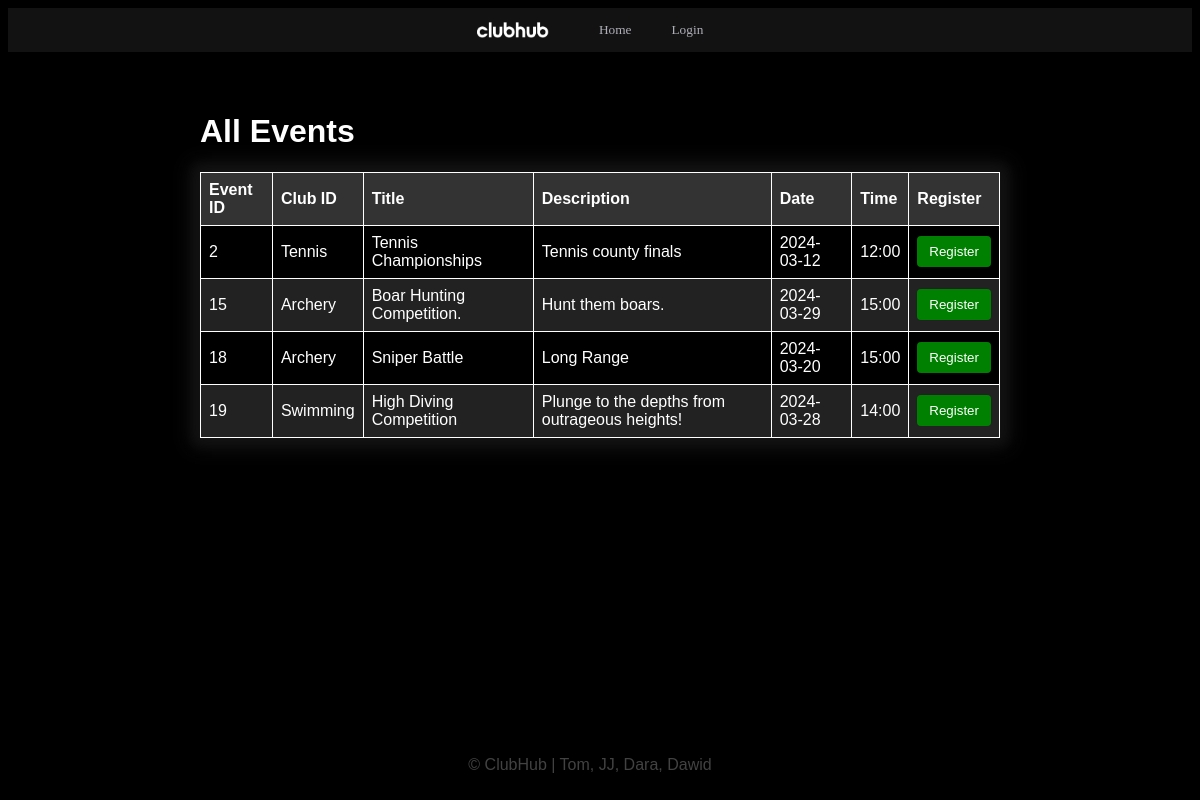
The app's page /view_events with its own data.
### tables this page shows
CREATE TABLE "Events" (
	EventID INTEGER PRIMARY KEY AUTOINCREMENT,
	ClubID INTEGER,
	Title VARCHAR(20),
	Description VARCHAR(30),
	ApprovalStatus TEXT DEFAULT 'pending' NOT NULL CHECK(ApprovalStatus IN ('approved', 'pending', 'rejected')),
	Date_ DATE NOT NULL,
	Time_ TIME NOT NULL,
	VenueID INTEGER NOT NULL,
    created_timestamp TIMESTAMP DEFAULT CURRENT_TIMESTAMP,
    updated_timestamp TIMESTAMP DEFAULT CURRENT_TIMESTAMP,
    FOREIGN KEY (VenueID) REFERENCES Venues(VenueID),
    FOREIGN KEY (ClubID) REFERENCES Clubs(ClubID),
    CONSTRAINT UniqueDateTimeVenue UNIQUE (Date_, Time_, VenueID)
);

CREATE TABLE Clubs (
    ClubID INTEGER PRIMARY KEY AUTOINCREMENT,
    Name TEXT NOT NULL,
    CoordinatorID INTEGER NOT NULL UNIQUE,
    Description TEXT,
    ValidityStatus TEXT DEFAULT 'pending' NOT NULL CHECK(ValidityStatus IN ('approved', 'pending', 'rejected')),
    CreatedTimestamp DATETIME DEFAULT CURRENT_TIMESTAMP,
    UpdatedTimestamp DATETIME DEFAULT CURRENT_TIMESTAMP,
    FOREIGN KEY (CoordinatorID) REFERENCES Users(UserID)
);

### app.py (the view)
@app.route('/view_events')
def view_events_route():
    roleCheck = session.get("roleCheck", 0)
    username = session.get("username", "base")
    events = Events.view_events()
    return render_template('view_events.html', events=events, roleCheck=roleCheck, username=username)

### Events.py (called while the page is built)
def connect_to_database():
    conn = sqlite3.connect('MiniEpic.db')
    cursor = conn.cursor()
    return conn, cursor

def view_events():
    conn, cursor = connect_to_database()
    cursor.execute("SELECT E.EventID, C.Name, E.Title, E.Description, E.ApprovalStatus, E.Date_, E.Time_, E.VenueID, E.created_timestamp, E.updated_timestamp FROM Events E INNER JOIN Clubs C ON E.ClubID = C.ClubID")
    events = cursor.fetchall()
    result = [list(row) for row in events]
    conn.close()
    return result

### templates/view_events.html (shortened to what this page needs)
{% extends "base.html" %}
{% block content %}
    <div class="container">
        <h1 class="event-heading">All Events</h1>
        <table class="event-table">
            <thead>
                <tr>
                    <th>Event ID</th>
                    <th>Club ID</th>
                    <th>Title</th>
                    <th>Description</th>
                    <th>Date</th>
                    <th>Time</th>
                    <th>Register</th>
                </tr>
            </thead>
            <tbody>
                {% for event in events %}
                <tr>
                    <td>{{ event[0] }}</td>
                    <td>{{ event[1] }}</td>
                    <td>{{ event[2] }}</td>
                    <td>{{ event[3] }}</td>
                    <td>{{ event[5] }}</td>
                    <td>{{ event[6] }}</td>
                    <td>
                        <form action="/register_for_event" method="POST">
                            <input type="submit" class="register-button" value="Register">
                        </form>
                    </td>
                </tr>
                {% endfor %}
            </tbody>
        </table>
    </div>
{% endblock %}

### templates/view_events.html (style rules this page uses)
body { background-color: #000; background-size: cover; background-position: center; font-family: Arial; color: #fff; font-family: Arial; }
.container { max-width: 800px; margin: auto; padding: 40px; }
.event-heading { font-family: Arial; }
.event-table { width: 100%; border-collapse: collapse; margin-top: 20px; background-color: rgba(0, 0, 0, 0.8); box-shadow: 0 0 10px 5px #121212, 0 0 20px 10px #141414; transition: box-shadow 0.3s ease-in-out; }
.event-table th, .event-table td { border: 1px solid #fff; padding: 8px; text-align: left; }
.event-table th { background-color: #333; color: #fff; }
.event-table tbody tr:nth-child(even) { background-color: #222; }
.register-button { background-color: green; color: white; border: none; padding: 8px 12px; border-radius: 4px; cursor: pointer; }

### records on screen
Events: EventID "2", Name "Tennis", Title "Tennis Championships", Description "Tennis county finals", Date_ "2024-03-12", Time_ "12:00"
Events: EventID "15", Name "Archery", Title "Boar Hunting Competition.", Description "Hunt them boars.", Date_ "2024-03-29", Time_ "15:00"
Events: EventID "18", Name "Archery", Title "Sniper Battle", Description "Long Range", Date_ "2024-03-20", Time_ "15:00"
Events: EventID "19", Name "Swimming", Title "High Diving Competition", Description "Plunge to the depths from outrageous heights!", Date_ "2024-03-28", Time_ "14:00"
